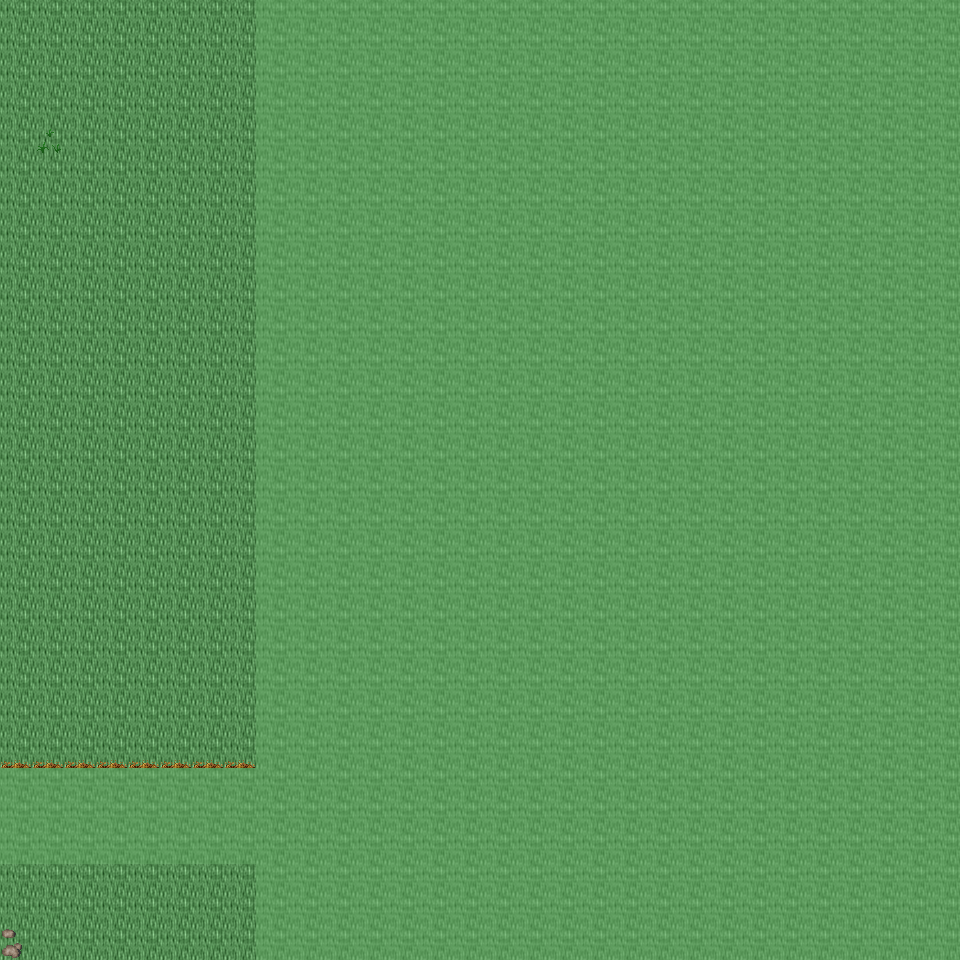

This is a level from a 2D game, rendered from its Tiled map with the project's own tilesets. A one-line summary and the map file follow, with tile-layer data summarised:
An orthogonal 30x30 tile map with 32x32 px tiles, 6 tile layers (Ground, Object, Object2, Above, ...), 28 tilesets and 4 objects (4x mapchange).

<map version="1.0" orientation="orthogonal" renderorder="right-down" width="30" height="30" tilewidth="32" tileheight="32" nextobjectid="5">
  <tileset firstgid="1" name="tileset_ground_ground" tilewidth="32" tileheight="32" tilecount="33" columns="3">
    <image source="../drawable/tileset_ground_ground.png" width="96" height="352" />
  </tileset>
  <tileset firstgid="34" name="tileset_ground_ground_2" tilewidth="32" tileheight="32" tilecount="4" columns="4">
    <image source="../drawable/tileset_ground_ground_2.png" width="128" height="32" />
  </tileset>
  <tileset firstgid="38" name="tileset_ground_water_pool" tilewidth="32" tileheight="32" tilecount="72" columns="3">
    <image source="../drawable/tileset_ground_water_pool.png" width="96" height="768" />
  </tileset>
  <tileset firstgid="110" name="tileset_ground_ridge_earth_dark" tilewidth="32" tileheight="32" tilecount="96" columns="12">
    <image source="../drawable/tileset_ground_ridge_earth_dark.png" width="384" height="256" />
  </tileset>
  <tileset firstgid="206" name="tileset_plant_grasses" tilewidth="32" tileheight="32" tilecount="6" columns="3">
    <image source="../drawable/tileset_plant_grasses.png" width="96" height="64" />
  </tileset>
  <tileset firstgid="212" name="tileset_ground_rock_pebbles" tilewidth="32" tileheight="32" tilecount="3" columns="1">
    <image source="../drawable/tileset_ground_rock_pebbles.png" width="32" height="96" />
  </tileset>
  <tileset firstgid="215" name="tileset_plant_flower_daisy_yellow" tilewidth="32" tileheight="32" tilecount="8" columns="2">
    <image source="../drawable/tileset_plant_flower_daisy_yellow.png" width="64" height="128" />
  </tileset>
  <tileset firstgid="223" name="tileset_plant_flower_daisy_white" tilewidth="32" tileheight="32" tilecount="8" columns="2">
    <image source="../drawable/tileset_plant_flower_daisy_white.png" width="64" height="128" />
  </tileset>
  <tileset firstgid="231" name="tileset_ground_grass_edges" tilewidth="32" tileheight="32" tilecount="36" columns="12">
    <image source="../drawable/tileset_ground_grass_edges.png" width="384" height="96" />
  </tileset>
  <tileset firstgid="267" name="tileset_ground_earth_edges" tilewidth="32" tileheight="32" tilecount="18" columns="6">
    <image source="../drawable/tileset_ground_earth_edges.png" width="192" height="96" />
  </tileset>
  <tileset firstgid="285" name="tileset_ground_grass_corners" tilewidth="32" tileheight="32" tilecount="24" columns="6">
    <image source="../drawable/tileset_ground_grass_corners.png" width="192" height="128" />
  </tileset>
  <tileset firstgid="309" name="tileset_ground_square_paving" tilewidth="32" tileheight="32" tilecount="1" columns="1">
    <image source="../drawable/tileset_ground_square_paving.png" width="32" height="32" />
  </tileset>
  <tileset firstgid="310" name="tileset_plant_flower_daisy_red" tilewidth="32" tileheight="32" tilecount="8" columns="2">
    <image source="../drawable/tileset_plant_flower_daisy_red.png" width="64" height="128" />
  </tileset>
  <tileset firstgid="318" name="tileset_plant_flower_daisy_blue" tilewidth="32" tileheight="32" tilecount="8" columns="2">
    <image source="../drawable/tileset_plant_flower_daisy_blue.png" width="64" height="128" />
  </tileset>
  <tileset firstgid="326" name="tileset_plant_tree_tree_darkgreen" tilewidth="32" tileheight="32" tilecount="88" columns="8">
    <image source="../drawable/tileset_plant_tree_tree_darkgreen.png" width="256" height="352" />
  </tileset>
  <tileset firstgid="414" name="tileset_object_well" tilewidth="32" tileheight="32" tilecount="4" columns="2">
    <image source="../drawable/tileset_object_well.png" width="64" height="64" />
  </tileset>
  <tileset firstgid="418" name="tileset_plant_bush_bushes" tilewidth="32" tileheight="32" tilecount="10" columns="5">
    <image source="../drawable/tileset_plant_bush_bushes.png" width="160" height="64" />
  </tileset>
  <tileset firstgid="428" name="tileset_ground_eye" tilewidth="32" tileheight="32" tilecount="9" columns="3">
    <image source="../drawable/tileset_ground_eye.png" width="96" height="96" />
  </tileset>
  <tileset firstgid="437" name="tileset_plant_stump_rectangular" tilewidth="32" tileheight="32" tilecount="4" columns="2">
    <image source="../drawable/tileset_plant_stump_rectangular.png" width="64" height="64" />
  </tileset>
  <tileset firstgid="441" name="tileset_item_gothic_large_gravestone" tilewidth="32" tileheight="32" tilecount="9" columns="3">
    <image source="../drawable/tileset_item_gothic_large_gravestone.png" width="96" height="96" />
  </tileset>
  <tileset firstgid="450" name="tileset_logic_collision" tilewidth="32" tileheight="32" tilecount="1" columns="1">
    <image source="../drawable/tileset_logic_collision.png" width="32" height="32" />
  </tileset>
  <tileset firstgid="451" name="tileset_ground_rock_rubble" tilewidth="32" tileheight="32" tilecount="9" columns="3">
    <image source="../drawable/tileset_ground_rock_rubble.png" width="96" height="96" />
  </tileset>
  <tileset firstgid="460" name="tileset_ground_rock_rocks_3" tilewidth="32" tileheight="32" tilecount="16" columns="4">
    <image source="../drawable/tileset_ground_rock_rocks_3.png" width="128" height="128" />
  </tileset>
  <tileset firstgid="476" name="tileset_ground_rock_large_boulder" tilewidth="32" tileheight="32" tilecount="9" columns="3">
    <image source="../drawable/tileset_ground_rock_large_boulder.png" width="96" height="96" />
  </tileset>
  <tileset firstgid="485" name="tileset_ground_rock_large_pebble" tilewidth="32" tileheight="32" tilecount="2" columns="2">
    <image source="../drawable/tileset_ground_rock_large_pebble.png" width="64" height="32" />
  </tileset>
  <tileset firstgid="487" name="tileset_ground_rock_rocks_2" tilewidth="32" tileheight="32" tilecount="4" columns="2">
    <image source="../drawable/tileset_ground_rock_rocks_2.png" width="64" height="64" />
  </tileset>
  <tileset firstgid="491" name="tileset_ground_green_paving" tilewidth="32" tileheight="32" tilecount="18" columns="3">
    <image source="../drawable/tileset_ground_green_paving.png" width="96" height="192" />
  </tileset>
  <tileset firstgid="509" name="tileset_building_castle" tilewidth="32" tileheight="32" tilecount="320" columns="20">
    <image source="../drawable/tileset_building_castle.png" width="640" height="512" />
  </tileset>
  <layer name="Ground" width="30" height="30">
    <data>[900 cells, 900 non-empty, 1 distinct tile ids]</data>
  </layer>
  <layer name="Object" width="30" height="30">
    <data>[900 cells, 137 non-empty, 14 distinct tile ids]</data>
  </layer>
  <layer name="Object2" width="30" height="30">
    <data>[900 cells, 0 non-empty, 0 distinct tile ids]</data>
  </layer>
  <layer name="Above" width="30" height="30">
    <data>[900 cells, 5 non-empty, 2 distinct tile ids]</data>
  </layer>
  <layer name="Above2" width="30" height="30">
    <data>[900 cells, 0 non-empty, 0 distinct tile ids]</data>
  </layer>
  <layer name="Walkable" width="30" height="30">
    <data>[900 cells, 684 non-empty, 1 distinct tile ids]</data>
  </layer>
  <objectgroup name="MapEvents">
    <object id="1" name="north" type="mapchange" x="0" y="0" width="256" height="32">
      <properties>
        <property name="map" value="0_ados_mountain_n2_w2_x3_y1" />
        <property name="place" value="south" />
      </properties>
    </object>
    <object id="2" name="south" type="mapchange" x="0" y="928" width="256" height="32">
      <properties>
        <property name="map" value="0_ados_mountain_n2_w2_x3_y3" />
        <property name="place" value="north" />
      </properties>
    </object>
    </objectgroup>
</map>
<!-- 2 of 4 objects omitted -->
